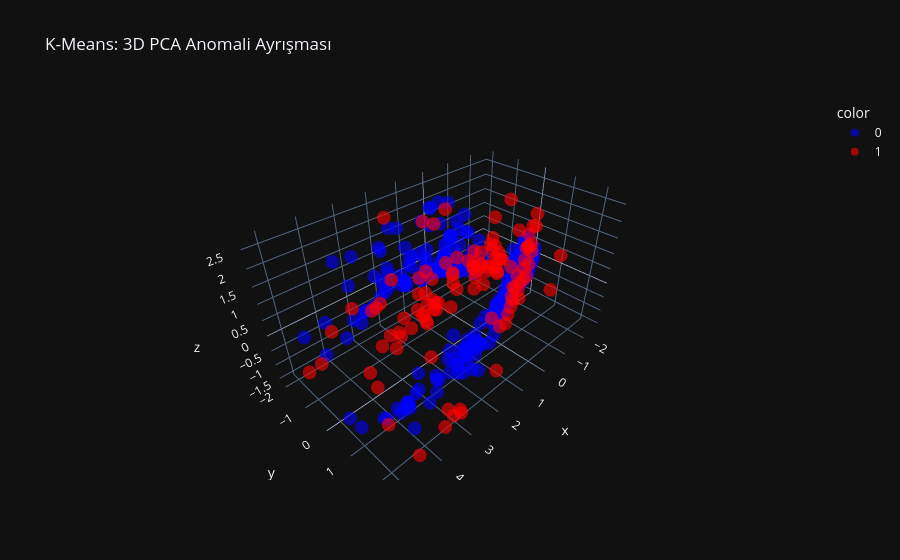

Notebook cell for this chart:
### Markdown cell above
---
## Bölüm 3: K-Means Clustering

### Code cell
km = KMeans(n_clusters=10, random_state=42, n_init='auto')
km.fit(X_normal_train)
scores_val = np.min(km.transform(X_val_s), axis=1)
km_thresh, _ = find_best_threshold(scores_val, y_val.values)
scores_test = np.min(km.transform(X_test_s), axis=1)
y_pred = (scores_test > km_thresh).astype(int)
print(classification_report(y_test, y_pred, target_names=['Normal', 'Anomali']))
print(f"AUC: {roc_auc_score(y_test, scores_test):.4f}")

from sklearn.decomposition import PCA
pca = PCA(n_components=3); X_pca = pca.fit_transform(X_test_s)
fig = px.scatter_3d(x=X_pca[:,0], y=X_pca[:,1], z=X_pca[:,2], color=y_test.astype(str),
                    color_discrete_map={'0':'blue','1':'red'}, opacity=0.6,
                    title="K-Means: 3D PCA Anomali Ayrışması")
fig.update_layout(template='plotly_dark'); fig.show()
